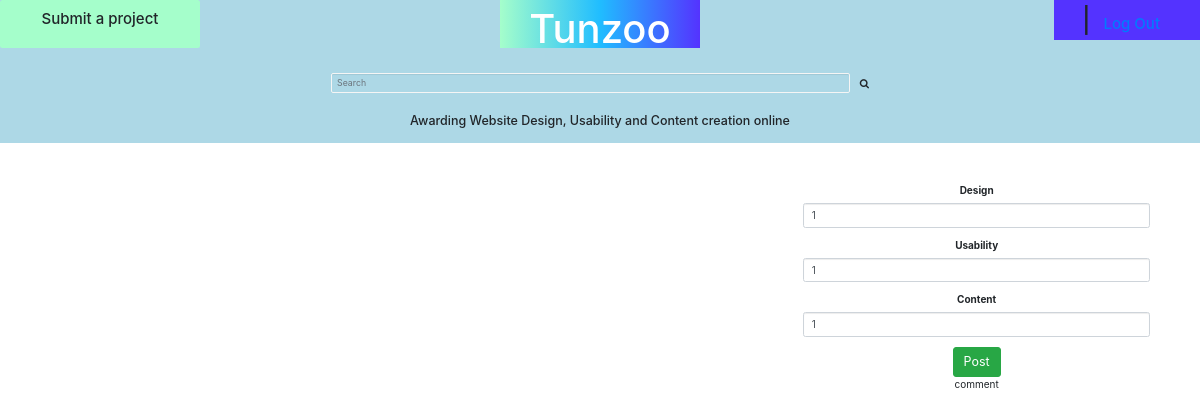
/kura/1 (signed in), run on an earlier commit of the app's database.
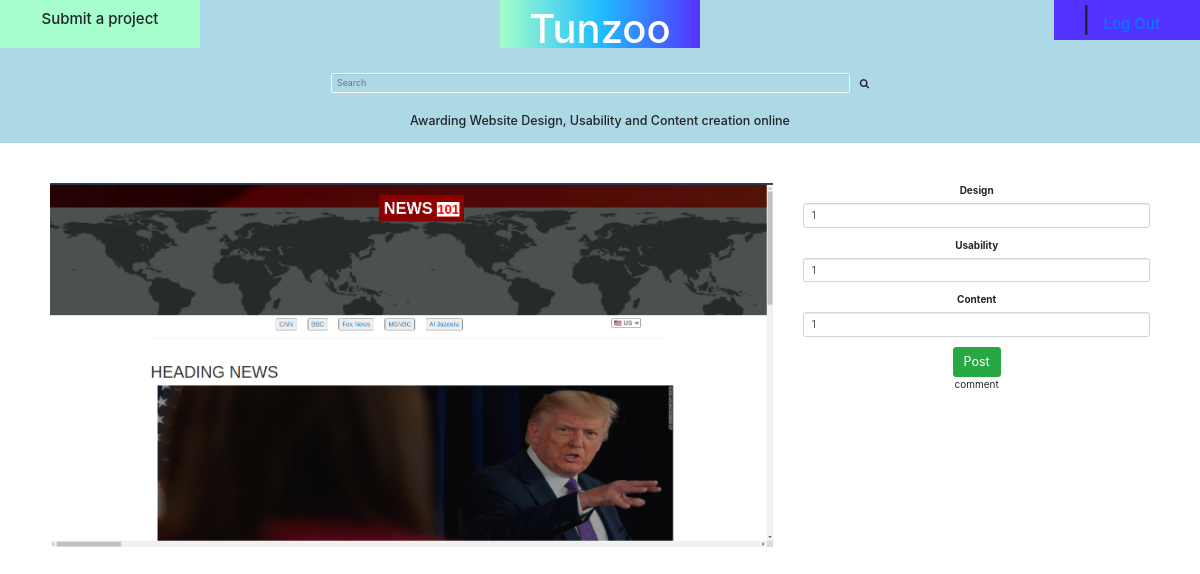
And on a later commit of the database.
### projects/models.py (models this page shows, shortened)
class Post(models.Model):
    name = models.CharField(max_length = 60)
    url = models.CharField(max_length=120)
    description = models.TextField()
    screenshot = models.ImageField(upload_to = 'screenshot')
    techs = models.ManyToManyField(Techs, related_name='techs')
    @classmethod
    def get_post_details(cls, id):
        post = cls.objects.filter(id = id).first()
        return post

### projects/views.py (the view)
# urls.py: url(r'^kura/(\d)', views.kura, name='kura'),
@login_required(login_url='/accounts/login/')
def kura(request,id):
    post = Post.get_post_details(id)
    if request.method == 'POST':
        kuraform  = PigaKura(request.POST, request.FILES)
        if kuraform.is_valid():
            kura = kuraform.save(commit=False)
            kura.save()
        return redirect('home')
    else:
        kuraform = PigaKura()
    return render(request, 'review.html', {"post" : post, "kuraform" : kuraform})

### projects/forms.py
class PigaKura(forms.ModelForm):
    class Meta:
        model = Kura
        fields = [ 'design','usability','content']

### projects/templates/review.html (shortened to what this page needs)
{% extends 'base.html' %}
{% load bootstrap3 %}
{% block content %}
    <div class="row" style="margin-top: 5vh; padding:0 50px;">
        <div class="col-md-8">
            <img src="{{ post.screenshot.url}}" style="width: 100%;">
        </div>
        <div class="col-md-4" style="text-align: center;">
            <form action="{% url 'kura' post.id %}" method="post" enctype="multipart/form-data">
                {% bootstrap_form kuraform %}
                <input type="submit" class="btn btn-success btn-lg" value="Post">
            </form>
            <form action=""> comment</form>
        </div>
    </div>
{% endblock %}

What changed in the data, as far as the page shows it:
added Post: screenshot (picture)
